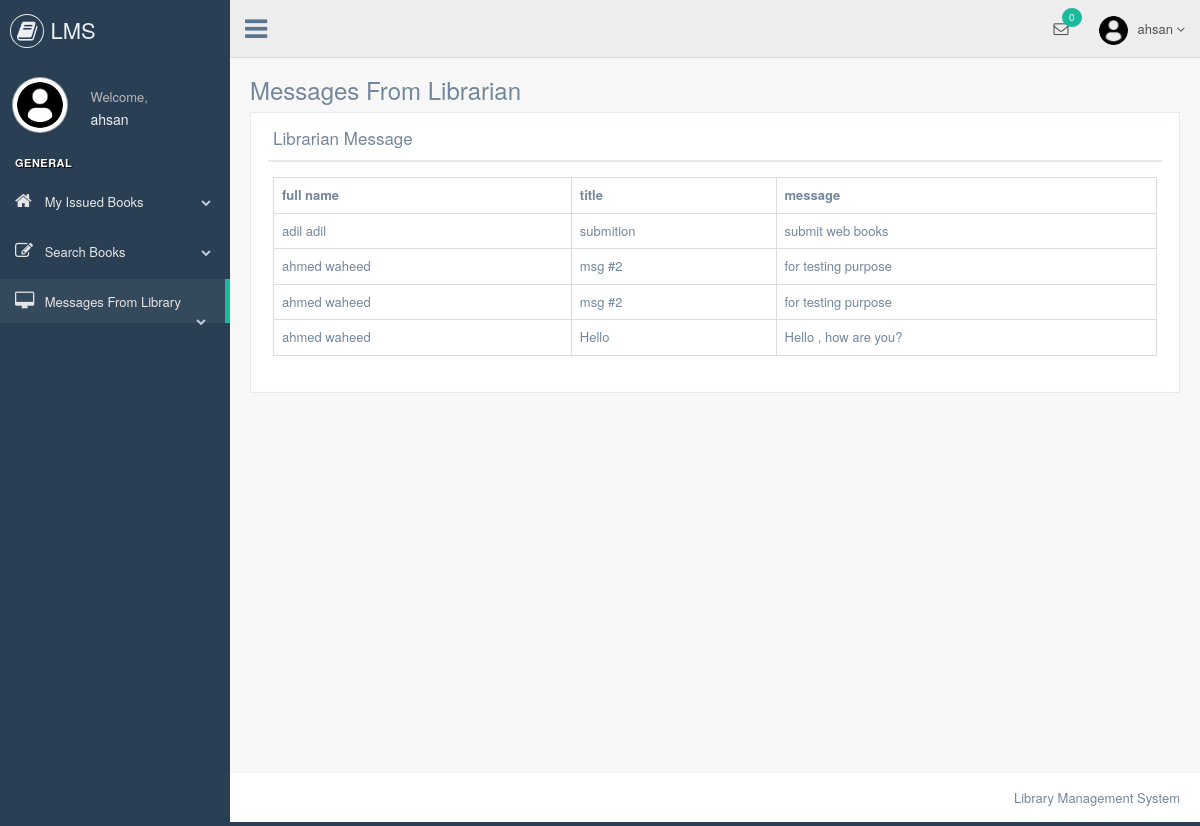
Screenshot of /phplms/student/message_from_librarian.php (signed in) with the database file from the repository.
### tables this page shows
CREATE TABLE `messages` (
  `id` int(5) NOT NULL,
  `susername` varchar(50) NOT NULL,
  `dusername` varchar(50) NOT NULL,
  `title` varchar(100) NOT NULL,
  `msg` varchar(500) NOT NULL,
  `read1` varchar(10) NOT NULL
);

CREATE TABLE `librarian_registration` (
  `id` int(5) NOT NULL,
  `firstname` varchar(50) NOT NULL,
  `lastname` varchar(50) NOT NULL,
  `username` varchar(50) NOT NULL,
  `password` varchar(50) NOT NULL,
  `email` varchar(50) NOT NULL,
  `contact` varchar(50) NOT NULL
);

### phplms/student/message_from_librarian.php (the view, shortened to what this page needs)
    <?php
include "header.php";
mysqli_query($link,"update messages  set read1='y' where dusername='$_SESSION[username]'");
?>
        <div class="right_col" role="main">
            <div class="">
                <div class="page-title">
                    <div class="title_left">
                        <h3>Messages From Librarian</h3>
                    </div>
                </div>
                <div class="clearfix"></div>
                <div class="row" style="min-height:500px">
                    <div class="col-md-12 col-sm-12 col-xs-12">
                        <div class="x_panel">
                            <div class="x_title">
                                <h2>Librarian Message</h2>
                                <div class="clearfix"></div>
                            </div>
                            <div class="x_content">
                                <table class="table table-bordered">
                                <tr>
                                <th>full name</th>
                                <th>title</th>
                                <th>message</th>
                                </tr>
                                <?php
                                    $res=mysqli_query($link,"select * from messages where dusername='$_SESSION[username]' order by id desc");
                                    while($row=mysqli_fetch_array($res))
                                    {
                                        $res1=mysqli_query($link,"select * from librarian_registration where username='$row[susername]'");
                                        while($row1=mysqli_fetch_array($res1))
                                        {
                                            $fullname=$row1["firstname"]." ".$row1["lastname"];
                                        }
                                        echo "<tr>";
                                        echo "<td>"; echo $fullname; echo "</td>";
                                        echo "<td>"; echo $row["title"]; echo "</td>";
                                        echo "<td>"; echo $row["msg"]; echo "</td>";
                                        echo "</tr>";
                                    }
                                ?>
                                </table>
                            </div>
                        </div>
                    </div>
                </div>
            </div>
        </div>
<?php
include "footer.php"
?>

### rows the page displays
messages: librarian_registration.firstname+lastname "adil adil", title "submition", msg "submit web books"
messages: librarian_registration.firstname+lastname "ahmed waheed", title "msg #2", msg "for testing purpose"
messages: title "msg #2", msg "for testing purpose"
librarian_registration: fullname "ahmed waheed"
messages: title "Hello", msg "Hello , how are you?"

### other values shown
$_SESSION["username"] "ahsan"
$tot "0"
